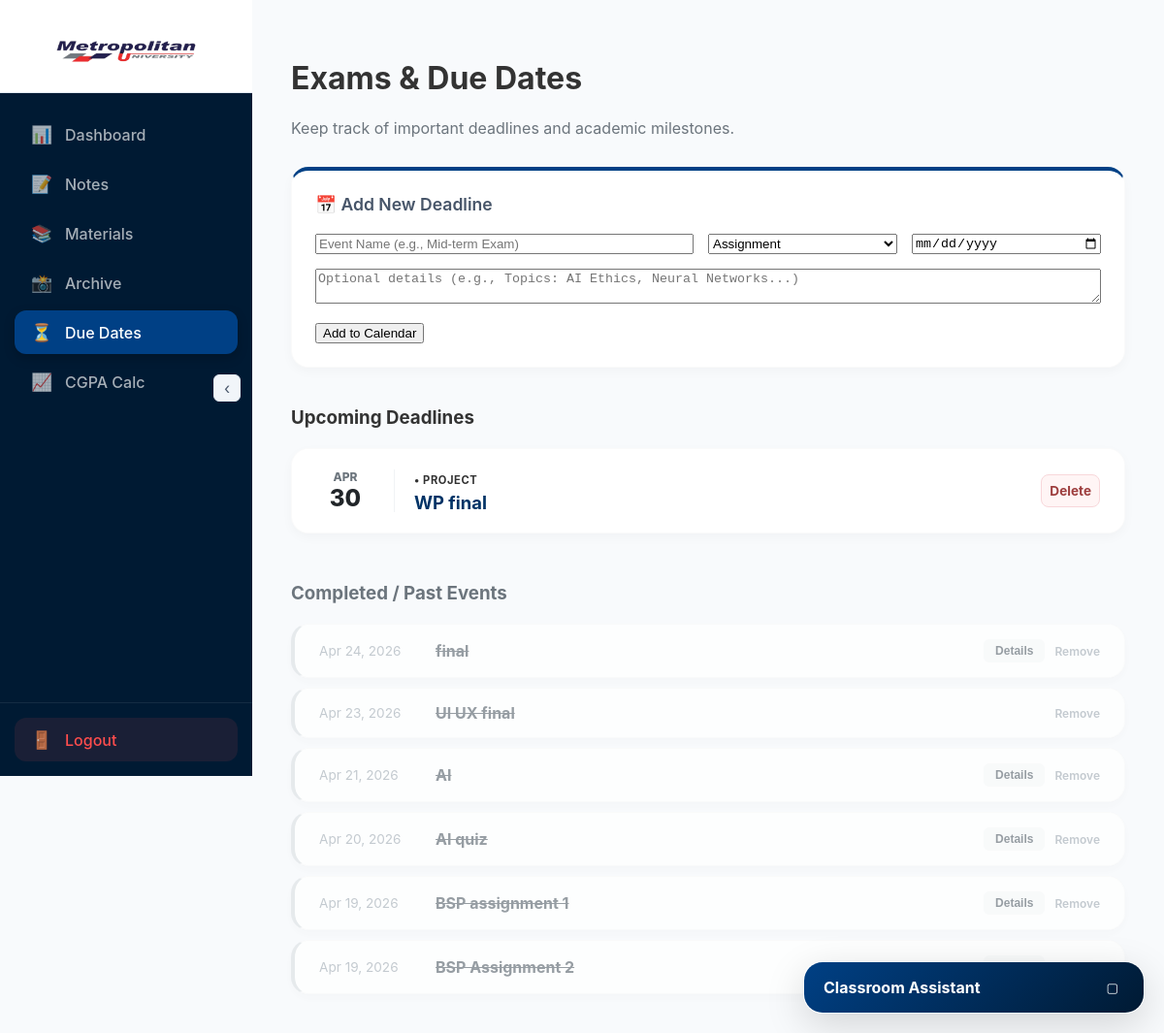
The page /calendar.php (signed in) on the database as committed earlier.
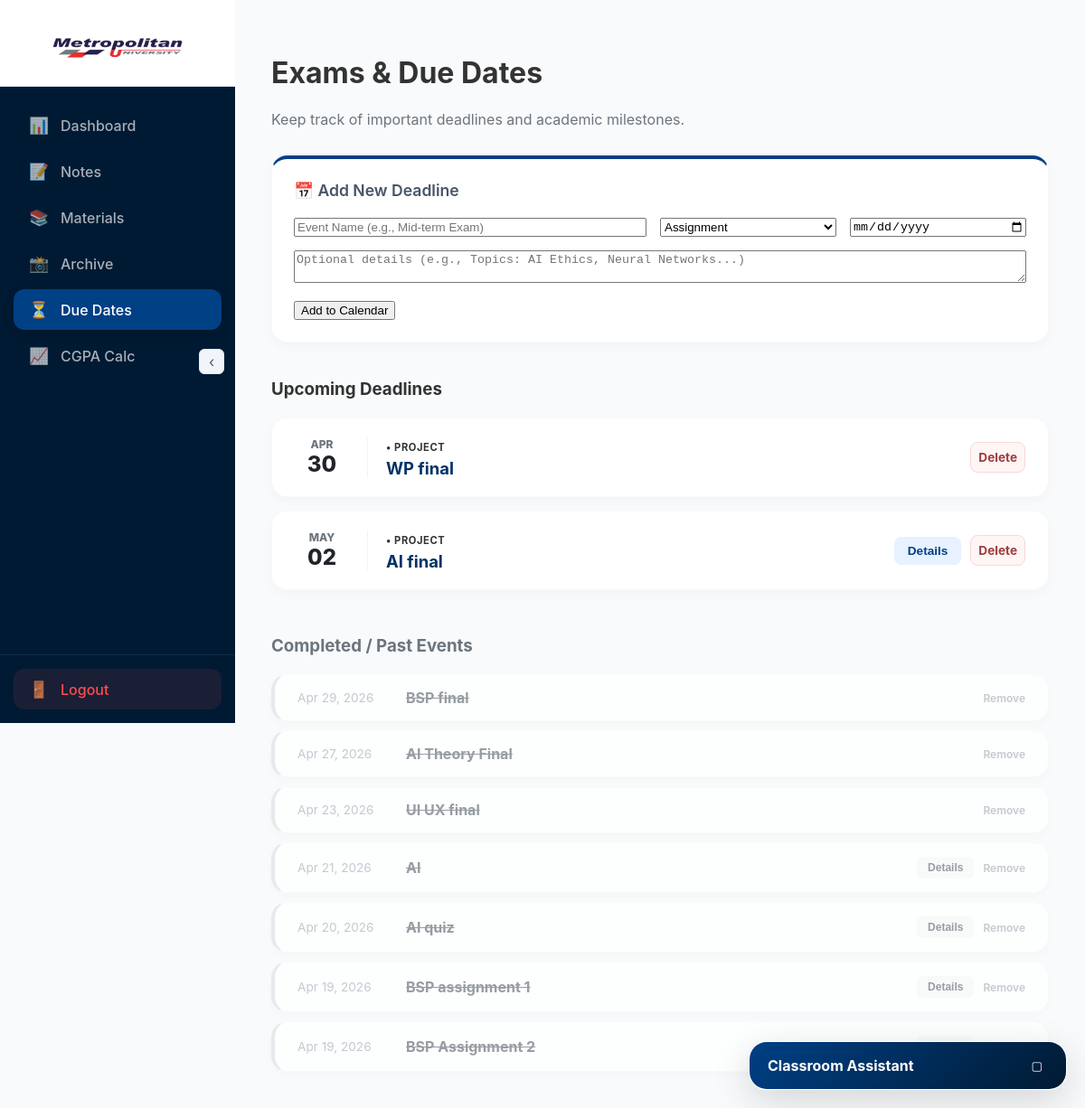
The same page on the database as committed later.
### tables this page shows
CREATE TABLE "events" (
    id INTEGER PRIMARY KEY AUTOINCREMENT,
    title TEXT NOT NULL,
    type TEXT CHECK(type IN ('assignment', 'exam', 'CT', 'presentation', 'project')) NOT NULL,
    due_date DATE NOT NULL,
    description TEXT,
    created_at DATETIME DEFAULT CURRENT_TIMESTAMP
);

### calendar.php (the view, shortened to what the changed rows need)
<?php
require_once 'includes/db.php';
$upcoming_events = $db->query("SELECT * FROM events WHERE due_date >= date('now', 'localtime') ORDER BY due_date ASC")->fetchAll();
$past_events = $db->query("SELECT * FROM events WHERE due_date < date('now', 'localtime') ORDER BY due_date DESC")->fetchAll();
?>
<?php include 'includes/header.php'; ?>
<h1>Exams & Due Dates</h1>
<?php if (empty($upcoming_events)): ?>
    <div class="card" style="padding: 40px; text-align: center; color: #6c757d; border-style: dashed;">
        <p>No upcoming deadlines scheduled. Keep up the good work! ✨</p>
    </div>
<?php else: ?>
    <div style="display: flex; flex-direction: column; gap: 15px;">
        <?php foreach ($upcoming_events as $index => $event): ?>
            <div class="card" style="animation-delay: <?php echo ($index * 0.05); ?>s; padding: 20px 25px;">
                <div style="display: flex; justify-content: space-between; align-items: center;">
                    <div style="display: flex; align-items: center; gap: 20px;">
                        <div style="text-align: center; min-width: 60px; padding-right: 20px; border-right: 1px solid #f1f3f5;">
                            <div style="font-size: 0.75rem; font-weight: 800; text-transform: uppercase; color: #6c757d;">
                                <?php echo date('M', strtotime($event['due_date'])); ?>
                            </div>
                            <div style="font-size: 1.5rem; font-weight: 800; color: #212529;">
                                <?php echo date('d', strtotime($event['due_date'])); ?>
                            </div>
                        </div>
                        <div>
                            <span class="due-date <?php echo strtolower($event['type']); ?>" style="font-size: 0.7rem; letter-spacing: 0.05em; text-transform: uppercase; font-weight: 700;">
                                • <?php echo htmlspecialchars($event['type']); ?>
                            </span>
                            <strong style="display: block; font-size: 1.15rem; color: #003366; margin-top: 4px;">
                                <?php echo htmlspecialchars($event['title']); ?>
                            </strong>
                        </div>
                    </div>
                    <div style="display: flex; gap: 10px; align-items: center;">
                        <?php if (!empty($event['description'])): ?>
                            <button onclick="toggleDetails(<?php echo $event['id']; ?>)"
                                    style="background: #e7f1ff; border: none; color: #004085; cursor: pointer; padding: 8px 15px; border-radius: 8px; font-weight: 700; font-size: 0.85rem;">
                                Details
                            </button>
                        <?php endif; ?>
                        <a href="calendar.php?delete=<?php echo $event['id']; ?>"
                           onclick="return confirm('Are you sure you want to delete this event?')"
                           style="color: #9d3d3d; text-decoration: none; font-size: 0.85rem; font-weight: 700; padding: 8px; border-radius: 8px; background: #fff5f5; border: 1px solid #f8d7da;">
                            Delete
                        </a>
                    </div>
                </div>
            </div>
        <?php endforeach; ?>
    </div>
<?php endif; ?>
<?php if (!empty($past_events)): ?>
    <div style="display: flex; flex-direction: column; gap: 10px; opacity: 0.7;">
        <?php foreach ($past_events as $event): ?>
            <div class="card" style="padding: 15px 25px; border-left: 4px solid #dee2e6;">
                <div style="display: flex; justify-content: space-between; align-items: center;">
                    <div style="display: flex; align-items: center; gap: 20px;">
                        <span style="color: #adb5bd; font-size: 0.85rem; min-width: 100px;">
                            <?php echo date('M j, Y', strtotime($event['due_date'])); ?>
                        </span>
                        <strong style="color: #6c757d; text-decoration: line-through;"><?php echo htmlspecialchars($event['title']); ?></strong>
                    </div>
                    <div style="display: flex; gap: 10px; align-items: center;">
                        <?php if (!empty($event['description'])): ?>
                            <button onclick="toggleDetails(<?php echo $event['id']; ?>)"
                                    style="background: #f8f9fa; border: none; color: #6c757d; cursor: pointer; padding: 5px 12px; border-radius: 6px; font-weight: 600; font-size: 0.75rem;">
                                Details
                            </button>
                        <?php endif; ?>
                        <a href="calendar.php?delete=<?php echo $event['id']; ?>"
                           onclick="return confirm('Remove from history?')"
                           style="color: #adb5bd; text-decoration: none; font-size: 0.75rem; font-weight: 600;">
                            Remove
                        </a>
                    </div>
                </div>
            </div>
        <?php endforeach; ?>
    </div>
<?php endif; ?>
<?php include 'includes/footer.php'; ?>

Rows that differ between the two databases and show on the page:
removed events: due_date "Apr 24, 2026", title "final", shown under "Completed / Past Events"
added events: due_date "MAY", due_date "02", type "PROJECT", title "AI final", shown under "Upcoming Deadlines"
added events: due_date "Apr 29, 2026", title "BSP final", shown under "Completed / Past Events"
added events: due_date "Apr 27, 2026", title "AI Theory Final", shown under "Completed / Past Events"
